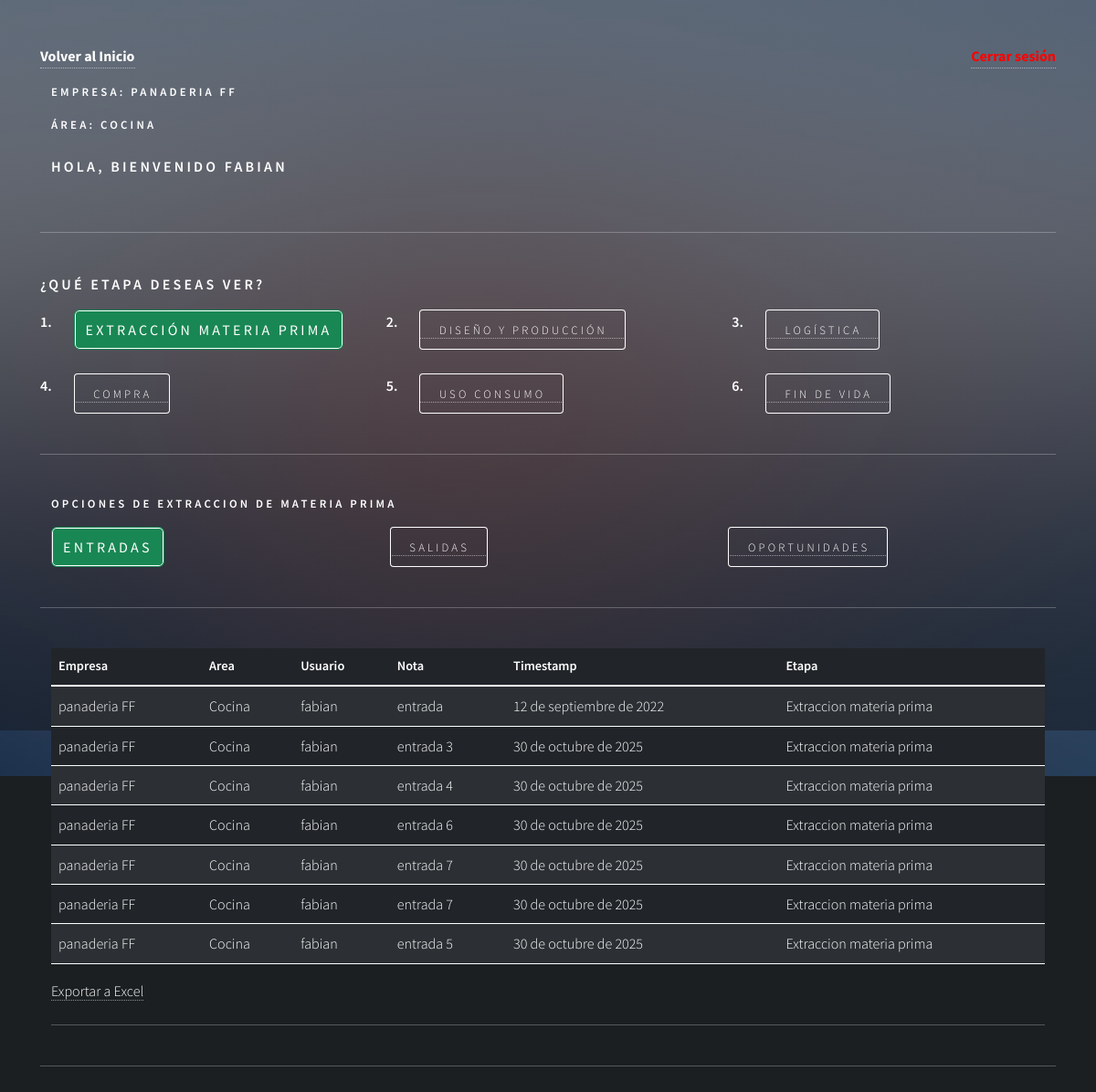
The page /administrador/entradas_extraccion (signed in) on the database as committed earlier.
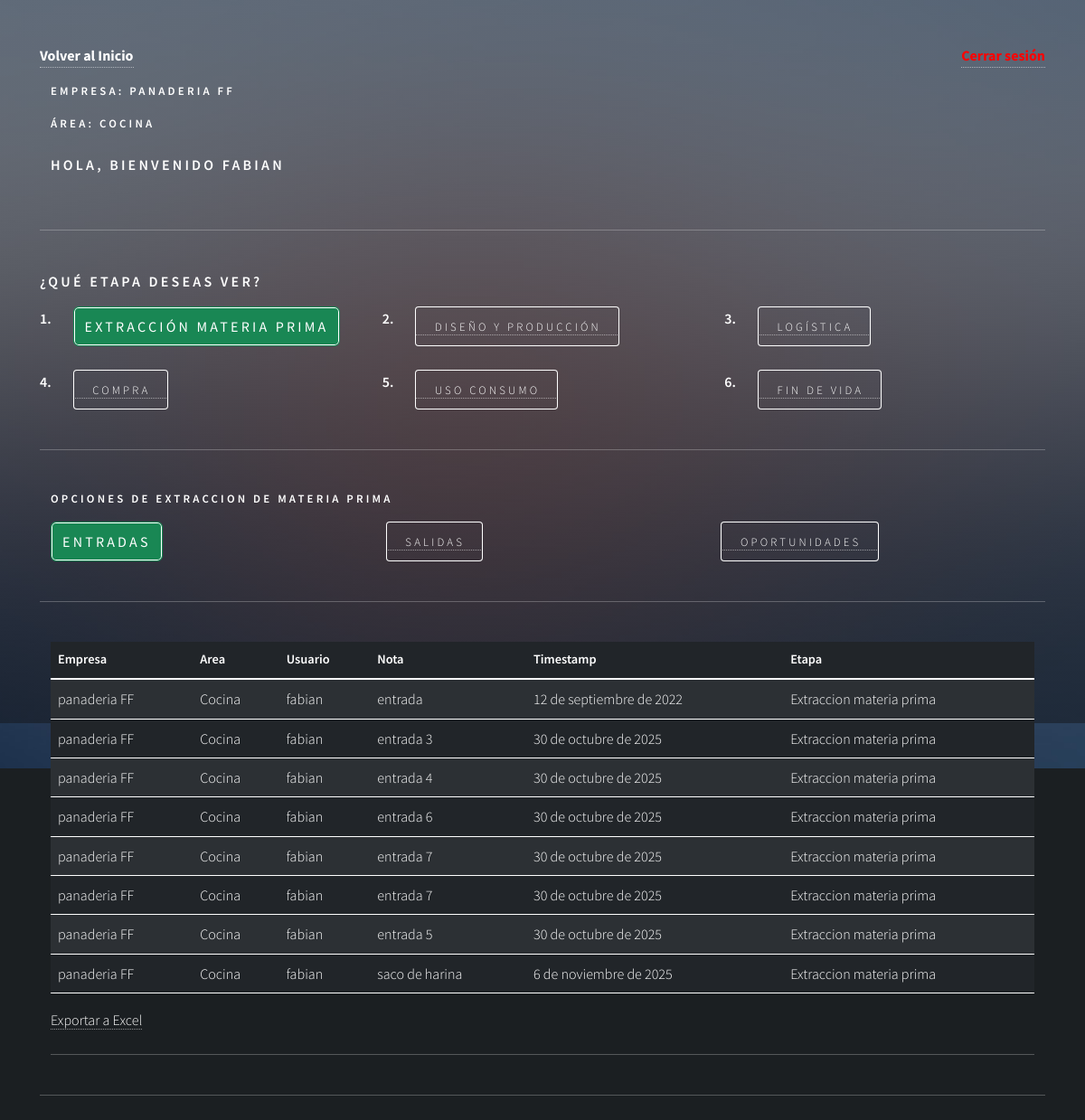
The same page on the database as committed later.
### app/models.py (models this page shows, shortened)
class RegistroTrabajador(models.Model):
    usuario = models.ForeignKey(Usuario, on_delete=models.CASCADE)
    descripcion = models.TextField(max_length=160)
    id_area = models.ForeignKey(AreaEmpresa, on_delete=models.CASCADE)

class AreaEmpresa(models.Model):
    id_area = models.AutoField(primary_key=True)
    nombre  = models.CharField(max_length=20)
    productos = models.CharField(max_length=50)
    id_empresa = models.ForeignKey(Empresa, on_delete=models.CASCADE)
    calle = models.CharField(max_length=250)
    comuna = models.CharField(max_length=150)
    lat = models.IntegerField()
    long = models.IntegerField()

class Empresa(models.Model):
    id_empresa = models.AutoField(primary_key=True)
    nombre  = models.CharField(max_length=20)
    calle = models.CharField(max_length=250)
    comuna = models.CharField(max_length=150)
    lat = models.IntegerField()
    long = models.IntegerField()
    def __str__(self):
        return self.nombre

class Entrada(models.Model):
    id_entrada = models.AutoField(primary_key=True)
    nombre  = models.CharField(max_length=50)
    fecha =  models.DateField(auto_now_add=True)
    etapa = models.ForeignKey(Etapa, on_delete=models.CASCADE)
    usuario =models.ForeignKey(Usuario, on_delete=models.CASCADE)
    id_area = models.ForeignKey(AreaEmpresa, on_delete=models.CASCADE)

class Etapa(models.Model):
    id_etapa = models.AutoField(primary_key=True)
    nombre  = models.CharField(max_length=50)
    fecha_inicio  = models.DateField()
    fecha_termino  = models.DateField()
    activo = models.BooleanField()
    def __str__(self):
        return self.nombre

### user/models.py (models this page shows, shortened)
class Usuario(AbstractUser):
    telefono = models.IntegerField(null=True)
    id_telegram = models.CharField(max_length=100, null=True, default=0)
    def __str__(self):
        return self.username

### administrador/views.py (the view)
# urls.py: path('entradas_extraccion', entradasExtraccion, name='entradas_extraccion'),
def entradasExtraccion(request):
        if request.user.is_authenticated:
                registros = RegistroTrabajador.objects.filter(usuario=request.user)
                etapa = Etapa.objects.values_list("id_etapa", flat=True).filter(nombre="Extraccion materia prima")
                entradas = Entrada.objects.all()
                empresaArea = RegistroTrabajador.objects.all()
                print(etapa)
                data = {
                'registros': registros,
                'entradas': entradas,
                'empresaArea':empresaArea
                }
                return render(request,'extraccion/entrada/tabla_entrada.html', data)
        else:
                return render(request, 'extraccion/entrada/tabla_entrada.html')

### administrador/templates/extraccion/entrada/tabla_entrada.html (shortened to what this page needs)
{% extends 'autodiagnostico/extraccion/home_extraccion.html' %}
{% load static %}
{% load crispy_forms_tags %}
{% block extraccion %}
<div class="container">
    <table class="table table-dark table-striped">
        <thead>
            <tr>
                <th scope="col">Empresa</th>
                <th scope="col">Area</th>
                <th scope="col">Usuario</th>
                <th scope="col">Nota</th>
                <th scope="col">Timestamp</th>
                <th scope="col">Etapa</th>
            </tr>
        </thead>
        <tbody>
            {% for p in entradas %}
            {% for e in empresaArea %}
            {% if p.usuario == e.usuario and p.etapa.nombre == "Extraccion materia prima" %}
            <tr>
                <td>{{ e.id_area.id_empresa }}</td>
                <td>{{ e.id_area.nombre }}</td>
                <td>{{ p.usuario}}</td>
                <td>{{ p.nombre}}</td>
                <td>{{ p.fecha }}</td>
                <td>{{ p.etapa }}</td>
            </tr>
            {% endif %}
            {% endfor %}
            {% endfor %}
        </tbody>
    </table>
    <a href="{% url 'reporte_entradas' %}">Exportar a Excel </a>
    <hr class="my-4">
    {% endblock extraccion %}

### app/templates/autodiagnostico/auto_diagnostico.html (shortened to what this page needs)
{% load static %}
<!DOCTYPE HTML>
<html>
<head>
    <link href="https://cdn.jsdelivr.net/npm/bootstrap@5.2.0/dist/css/bootstrap.min.css" rel="stylesheet"
>
    <link rel="stylesheet" href="{% static 'css/main.css' %}" />
    <link rel="stylesheet" href="{% static 'css/style.css' %}">
</head>
<body class="is-preload">
    <div id="wrapper">
        <div class="container-sm">
            {% if user.is_authenticated %}
            <div class="d-flex justify-content-between align-items-center mb-3">
                <a id="home_admin" href="{% url 'home' %}">Volver al Inicio</a> <a href="{% url 'logout' %}"
                    id="cerrarSesion">Cerrar sesión</a>
            </div>
            {% if registros %}
            <div class="container-sm">
                <div class="row">
                    {% if user.is_staff %}
                    <h3>Bienvenido Admin, {{ user.first_name }}</h3>
                    {% else %}
                    {% for i in registros %}
                    <div class="mb-2">
                        <h4>Empresa: {{ i.id_area.id_empresa.nombre}}</h4>
                        <h4>Área: {{ i.id_area.nombre}}</h4>
                    </div>
                    <h3>Hola, bienvenido {{user.first_name}}</h3>
                    {% endfor %}
                    {% endif %}
                </div>
            </div>
            <hr>
            <h3>¿Qué etapa deseas ver?</h3>
            <div class="row">
                <div class="col-auto"><strong>1.</strong></div>
                <div class="col">
                    <a href="{% url 'extraccion_materiaPrima' %}"><button type="button" id="extraccion"
                            class="selected">Extracción Materia Prima</button></a>
                </div>
                <div class="col-auto"><strong>2.</strong></div>
                <div class="col">
                    <a href="{% url 'diseño_Produccion' %}"><button type="button" id="diseño">Diseño y
                            producción</button></a>
                </div>
                <div class="col-auto"><strong>3.</strong></div>
                <div class="col">
                    <a href="{% url 'logistica' %}"><button type="button" id="logistica">Logística</button></a>
                </div>
            </div>
            <br>
            <div class="row">
                <div class="col-auto"><strong>4.</strong></div>
                <div class="col">
                    <a href="{% url 'compra' %}"><button type="button" id="compra">Compra</button></a>
                </div>
                <div class="col-auto"><strong>5.</strong></div>
                <div class="col">
                    <a href="{% url 'uso_consumo' %}"><button type="button" id="uso">Uso consumo</button></a>
                </div>
                <div class="col-auto"><strong>6.</strong></div>
                <div class="col">
                    <a href="{% url 'fin_vida' %}"><button type="button" id="fin">Fin de vida</button></a>
                </div>
            </div>
            <hr>
            {% block body %}{% endblock %}
        </div>
        {% else %}
        <h1>Registra la empresa y el area a la que perteneces!!!!</h1>
        <a href="{% url 'agregar_Area' user.id  %}"><button type="button">Aqui</button></a>
        {% endif %}
        {% else %}
        <h1>Inicia Session</h1>
        <p>Para acceder a tu Auto Diagnostico </p>
        <a href="{% url 'login'  %}"><button type="button">Inicia Session</button></a>
        {% endif %}
        <hr>
    </div>
    </div>
    <br>
    <br>
    <div id="bg"></div>
</body>
</html>

Rows that differ between the two databases and show on the page:
added Entrada: usuario "fabian", nombre "saco de harina", fecha "6 de noviembre de 2025", etapa "Extraccion materia prima", RegistroTrabajador (id_area.id_empresa "panaderia FF", id_area.nombre "Cocina")
